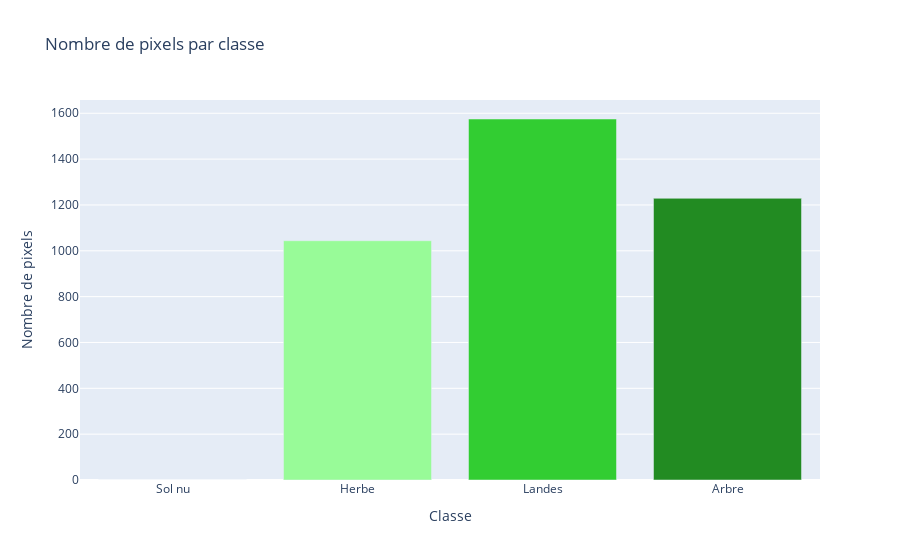

Notebook code for this chart:
### Code cell
import plotly.graph_objects as go

# Créer le diagramme en utilisant plotly.graph_objects
fig_pixels = go.Figure()

# Ajouter les barres avec les couleurs exactes
for classe in pixel_df['Classe']:
    count = pixel_df[pixel_df['Classe'] == classe]['Nombre de pixels'].values[0]
    fig_pixels.add_trace(go.Bar(
        x=[classe],
        y=[count],
        marker_color=color_map[classe],
        name=str(classe)
    ))

# Mettre à jour la mise en page
fig_pixels.update_layout(
    title='Nombre de pixels par classe',
    xaxis_title='Classe',
    yaxis_title='Nombre de pixels',
    xaxis=dict(
        tickvals=[1, 2, 3, 4],
        ticktext=['Sol nu', 'Herbe', 'Landes', 'Arbre'],
        type='category'
    ),
    showlegend=False
)

# Afficher la figure
fig_pixels.show()

# Enregistrer la figure
output_pixel_path = '/home/onyxia/work/results/figure/diag_baton_nb_pix_by_class.html'
os.makedirs(os.path.dirname(output_pixel_path), exist_ok=True)
fig_pixels.write_html(output_pixel_path)

### Figure 1 — Plotly figure (JSON) as saved in the notebook; plotly's stock layout.template omitted (floating-point values rounded to 4 significant figures)
{"data": [{"marker": {"color": "#F5DEB3"}, "name": "1", "type": "bar", "x": [1], "y": [0]}, {"marker": {"color": "#98FB98"}, "name": "2", "type": "bar", "x": [2], "y": [1044]}, {"marker": {"color": "#32CD32"}, "name": "3", "type": "bar", "x": [3], "y": [1575]}, {"marker": {"color": "#228B22"}, "name": "4", "type": "bar", "x": [4], "y": [1229]}], "layout": {"showlegend": false, "title": {"text": "Nombre de pixels par classe"}, "xaxis": {"ticktext": ["Sol nu", "Herbe", "Landes", "Arbre"], "tickvals": [1, 2, 3, 4], "title": {"text": "Classe"}, "type": "category"}, "yaxis": {"title": {"text": "Nombre de pixels"}}}}
